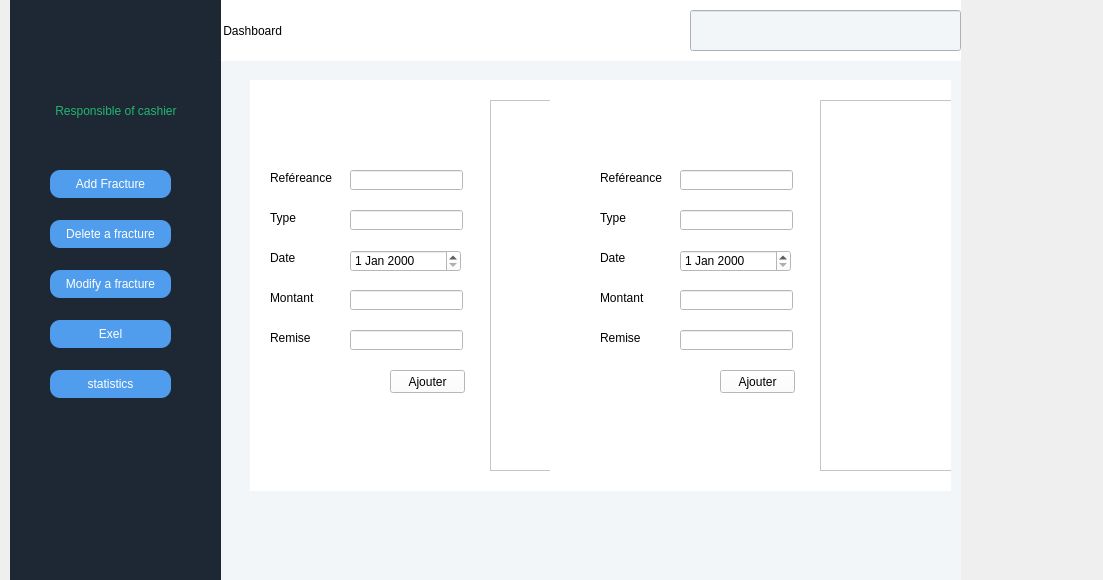
<?xml version="1.0" encoding="UTF-8"?>
<ui version="4.0">
 <class>First</class>
 <widget class="QDialog" name="First">
  <property name="geometry">
   <rect>
    <x>0</x>
    <y>0</y>
    <width>1103</width>
    <height>580</height>
   </rect>
  </property>
  <property name="windowTitle">
   <string>Dialog</string>
  </property>
  <property name="styleSheet">
   <string notr="true"/>
  </property>
  <widget class="QStackedWidget" name="stackedWidget">
   <property name="geometry">
    <rect>
     <x>10</x>
     <y>-10</y>
     <width>951</width>
     <height>591</height>
    </rect>
   </property>
   <property name="styleSheet">
    <string notr="true">background-color:  rgb(243, 246, 249) ;</string>
   </property>
   <widget class="QWidget" name="page">
    <widget class="QPushButton" name="pushButton_11">
     <property name="geometry">
      <rect>
       <x>40</x>
       <y>410</y>
       <width>121</width>
       <height>28</height>
      </rect>
     </property>
     <property name="styleSheet">
      <string notr="true">color: rgb(255, 255, 255);
background-color:  QLinearGradient(x1: 0, y1: 0, x2: 0, y2: 1, stop: 0#4f9dec, stop: 1 #4f9dec);
 border-radius: 10;</string>
     </property>
     <property name="text">
      <string>Mailling</string>
     </property>
    </widget>
    <widget class="QLabel" name="label">
     <property name="geometry">
      <rect>
       <x>-30</x>
       <y>0</y>
       <width>241</width>
       <height>601</height>
      </rect>
     </property>
     <property name="styleSheet">
      <string notr="true">background-color: rgb(30, 40, 53) ;
</string>
     </property>
     <property name="text">
      <string/>
     </property>
    </widget>
    <widget class="QPushButton" name="pushButton_6">
     <property name="geometry">
      <rect>
       <x>40</x>
       <y>330</y>
       <width>121</width>
       <height>28</height>
      </rect>
     </property>
     <property name="styleSheet">
      <string notr="true">color: rgb(255, 255, 255);
background-color:  QLinearGradient(x1: 0, y1: 0, x2: 0, y2: 1, stop: 0#4f9dec, stop: 1 #4f9dec);
 border-radius: 10;</string>
     </property>
     <property name="text">
      <string>Exel</string>
     </property>
    </widget>
    <widget class="QPushButton" name="pushButton_3">
     <property name="geometry">
      <rect>
       <x>40</x>
       <y>230</y>
       <width>121</width>
       <height>28</height>
      </rect>
     </property>
     <property name="styleSheet">
      <string notr="true">color: rgb(255, 255, 255);
background-color:  QLinearGradient(x1: 0, y1: 0, x2: 0, y2: 1, stop: 0#4f9dec, stop: 1 #4f9dec);
 border-radius: 10;</string>
     </property>
     <property name="text">
      <string>Delete a fracture</string>
     </property>
    </widget>
    <widget class="QPushButton" name="pushButton_12">
     <property name="geometry">
      <rect>
       <x>40</x>
       <y>380</y>
       <width>121</width>
       <height>28</height>
      </rect>
     </property>
     <property name="styleSheet">
      <string notr="true">color: rgb(255, 255, 255);
background-color:  QLinearGradient(x1: 0, y1: 0, x2: 0, y2: 1, stop: 0#4f9dec, stop: 1 #4f9dec);
 border-radius: 10;</string>
     </property>
     <property name="text">
      <string>statistics</string>
     </property>
    </widget>
    <widget class="QPushButton" name="pushButton_2">
     <property name="geometry">
      <rect>
       <x>40</x>
       <y>180</y>
       <width>121</width>
       <height>28</height>
      </rect>
     </property>
     <property name="styleSheet">
      <string notr="true">color: rgb(255, 255, 255);
background-color:  QLinearGradient(x1: 0, y1: 0, x2: 0, y2: 1, stop: 0#4f9dec, stop: 1 #4f9dec);
 border-radius: 10;</string>
     </property>
     <property name="text">
      <string>Add Fracture</string>
     </property>
    </widget>
    <widget class="QPushButton" name="pushButton_4">
     <property name="geometry">
      <rect>
       <x>40</x>
       <y>280</y>
       <width>121</width>
       <height>28</height>
      </rect>
     </property>
     <property name="styleSheet">
      <string notr="true">color: rgb(255, 255, 255);
background-color:  QLinearGradient(x1: 0, y1: 0, x2: 0, y2: 1, stop: 0#4f9dec, stop: 1 #4f9dec);
 border-radius: 10;</string>
     </property>
     <property name="text">
      <string>Modify a fracture</string>
     </property>
    </widget>
    <widget class="QLineEdit" name="lineEdit_2">
     <property name="geometry">
      <rect>
       <x>20</x>
       <y>110</y>
       <width>171</width>
       <height>21</height>
      </rect>
     </property>
     <property name="styleSheet">
      <string notr="true">color: rgb(34, 182, 110);
background-color:  QLinearGradient(x1: 0, y1: 0, x2: 0, y2: 1, stop: 0#1e2835, stop: 1 #1e2835);
font: 75 8pt &quot;MS Shell Dlg 2&quot;;
 border-radius: 10;</string>
     </property>
     <property name="text">
      <string>       Responsible of cashier</string>
     </property>
    </widget>
    <widget class="QFrame" name="frame">
     <property name="geometry">
      <rect>
       <x>240</x>
       <y>90</y>
       <width>701</width>
       <height>411</height>
      </rect>
     </property>
     <property name="styleSheet">
      <string notr="true">background-color: rgb(255, 255, 255);</string>
     </property>
     <property name="frameShape">
      <enum>QFrame::StyledPanel</enum>
     </property>
     <property name="frameShadow">
      <enum>QFrame::Raised</enum>
     </property>
     <widget class="QStackedWidget" name="stackedWidget_2">
      <property name="geometry">
       <rect>
        <x>-30</x>
        <y>0</y>
        <width>731</width>
        <height>421</height>
       </rect>
      </property>
      <widget class="QWidget" name="page_3">
       <widget class="QLabel" name="label_12">
        <property name="geometry">
         <rect>
          <x>50</x>
          <y>90</y>
          <width>71</width>
          <height>16</height>
         </rect>
        </property>
        <property name="text">
         <string>Reféreance</string>
        </property>
       </widget>
       <widget class="QLabel" name="label_13">
        <property name="geometry">
         <rect>
          <x>50</x>
          <y>210</y>
          <width>61</width>
          <height>16</height>
         </rect>
        </property>
        <property name="text">
         <string>Montant</string>
        </property>
       </widget>
       <widget class="QLineEdit" name="line_ref_2">
        <property name="geometry">
         <rect>
          <x>130</x>
          <y>90</y>
          <width>113</width>
          <height>20</height>
         </rect>
        </property>
       </widget>
       <widget class="QLineEdit" name="line_rem_2">
        <property name="geometry">
         <rect>
          <x>130</x>
          <y>250</y>
          <width>113</width>
          <height>20</height>
         </rect>
        </property>
        <property name="text">
         <string/>
        </property>
       </widget>
       <widget class="QLabel" name="label_14">
        <property name="geometry">
         <rect>
          <x>50</x>
          <y>250</y>
          <width>61</width>
          <height>16</height>
         </rect>
        </property>
        <property name="text">
         <string>Remise</string>
        </property>
       </widget>
       <widget class="QDateEdit" name="line_date2_2">
        <property name="geometry">
         <rect>
          <x>130</x>
          <y>170</y>
          <width>111</width>
          <height>22</height>
         </rect>
        </property>
       </widget>
       <widget class="QPushButton" name="ajout_button_2">
        <property name="geometry">
         <rect>
          <x>170</x>
          <y>290</y>
          <width>75</width>
          <height>23</height>
         </rect>
        </property>
        <property name="text">
         <string>Ajouter</string>
        </property>
       </widget>
       <widget class="QTableView" name="tableView222_4">
        <property name="geometry">
         <rect>
          <x>270</x>
          <y>20</y>
          <width>481</width>
          <height>371</height>
         </rect>
        </property>
       </widget>
       <widget class="QLabel" name="label_15">
        <property name="geometry">
         <rect>
          <x>50</x>
          <y>130</y>
          <width>61</width>
          <height>16</height>
         </rect>
        </property>
        <property name="text">
         <string>Type</string>
        </property>
       </widget>
       <widget class="QLineEdit" name="line_id_2">
        <property name="geometry">
         <rect>
          <x>130</x>
          <y>130</y>
          <width>113</width>
          <height>20</height>
         </rect>
        </property>
       </widget>
       <widget class="QLineEdit" name="line_mont_2">
        <property name="geometry">
         <rect>
          <x>130</x>
          <y>210</y>
          <width>113</width>
          <height>20</height>
         </rect>
        </property>
       </widget>
       <widget class="QLabel" name="label_16">
        <property name="geometry">
         <rect>
          <x>50</x>
          <y>170</y>
          <width>61</width>
          <height>16</height>
         </rect>
        </property>
        <property name="text">
         <string>Date</string>
        </property>
       </widget>
       <widget class="QStackedWidget" name="stackedWidget_3">
        <property name="geometry">
         <rect>
          <x>330</x>
          <y>0</y>
          <width>731</width>
          <height>421</height>
         </rect>
        </property>
        <widget class="QWidget" name="page_5">
         <widget class="QLabel" name="label_17">
          <property name="geometry">
           <rect>
            <x>50</x>
            <y>90</y>
            <width>71</width>
            <height>16</height>
           </rect>
          </property>
          <property name="text">
           <string>Reféreance</string>
          </property>
         </widget>
         <widget class="QLabel" name="label_18">
          <property name="geometry">
           <rect>
            <x>50</x>
            <y>210</y>
            <width>61</width>
            <height>16</height>
           </rect>
          </property>
          <property name="text">
           <string>Montant</string>
          </property>
         </widget>
         <widget class="QLineEdit" name="line_ref_3">
          <property name="geometry">
           <rect>
            <x>130</x>
            <y>90</y>
            <width>113</width>
            <height>20</height>
           </rect>
          </property>
         </widget>
         <widget class="QLineEdit" name="line_rem_3">
          <property name="geometry">
           <rect>
            <x>130</x>
            <y>250</y>
            <width>113</width>
            <height>20</height>
           </rect>
          </property>
          <property name="text">
           <string/>
          </property>
         </widget>
         <widget class="QLabel" name="label_19">
          <property name="geometry">
           <rect>
            <x>50</x>
            <y>250</y>
            <width>61</width>
            <height>16</height>
           </rect>
          </property>
          <property name="text">
           <string>Remise</string>
          </property>
         </widget>
         <widget class="QDateEdit" name="line_date2_3">
          <property name="geometry">
           <rect>
            <x>130</x>
            <y>170</y>
            <width>111</width>
            <height>22</height>
           </rect>
          </property>
         </widget>
         <widget class="QPushButton" name="ajout_button_3">
          <property name="geometry">
           <rect>
            <x>170</x>
            <y>290</y>
            <width>75</width>
            <height>23</height>
           </rect>
          </property>
          <property name="text">
           <string>Ajouter</string>
          </property>
         </widget>
         <widget class="QTableView" name="tableView222_5">
          <property name="geometry">
           <rect>
            <x>270</x>
            <y>20</y>
            <width>481</width>
            <height>371</height>
           </rect>
          </property>
         </widget>
         <widget class="QLabel" name="label_20">
          <property name="geometry">
           <rect>
            <x>50</x>
            <y>130</y>
            <width>61</width>
            <height>16</height>
           </rect>
          </property>
          <property name="text">
           <string>Type</string>
          </property>
         </widget>
         <widget class="QLineEdit" name="line_id_3">
          <property name="geometry">
           <rect>
            <x>130</x>
            <y>130</y>
            <width>113</width>
            <height>20</height>
           </rect>
          </property>
         </widget>
         <widget class="QLineEdit" name="line_mont_3">
          <property name="geometry">
           <rect>
            <x>130</x>
            <y>210</y>
            <width>113</width>
            <height>20</height>
           </rect>
          </property>
         </widget>
         <widget class="QLabel" name="label_21">
          <property name="geometry">
           <rect>
            <x>50</x>
            <y>170</y>
            <width>61</width>
            <height>16</height>
           </rect>
          </property>
          <property name="text">
           <string>Date</string>
          </property>
         </widget>
        </widget>
        <widget class="QWidget" name="page_6"/>
       </widget>
      </widget>
      <widget class="QWidget" name="page_4"/>
     </widget>
    </widget>
    <widget class="QLineEdit" name="lineEdit">
     <property name="geometry">
      <rect>
       <x>680</x>
       <y>20</y>
       <width>271</width>
       <height>41</height>
      </rect>
     </property>
     <property name="toolTip">
      <string/>
     </property>
     <property name="statusTip">
      <string/>
     </property>
     <property name="inputMask">
      <string/>
     </property>
     <property name="text">
      <string/>
     </property>
    </widget>
    <widget class="QLabel" name="label_2">
     <property name="geometry">
      <rect>
       <x>180</x>
       <y>40</y>
       <width>941</width>
       <height>591</height>
      </rect>
     </property>
     <property name="styleSheet">
      <string notr="true">background-color:  rgb(243, 246, 249) ;</string>
     </property>
     <property name="text">
      <string/>
     </property>
    </widget>
    <widget class="QLabel" name="label_3">
     <property name="geometry">
      <rect>
       <x>210</x>
       <y>10</y>
       <width>831</width>
       <height>61</height>
      </rect>
     </property>
     <property name="styleSheet">
      <string notr="true">background-color: rgb(255, 255, 255) ;
font: 75 18pt &quot;MS Shell Dlg 2&quot;;</string>
     </property>
     <property name="text">
      <string> Dashboard</string>
     </property>
    </widget>
    <widget class="QLabel" name="label_4">
     <property name="geometry">
      <rect>
       <x>630</x>
       <y>10</y>
       <width>41</width>
       <height>61</height>
      </rect>
     </property>
     <property name="styleSheet">
      <string notr="true">background-color: rgb(255, 255, 255) ;</string>
     </property>
     <property name="text">
      <string/>
     </property>
     <property name="pixmap">
      <pixmap>111.png</pixmap>
     </property>
    </widget>
    <widget class="QLabel" name="label_5">
     <property name="geometry">
      <rect>
       <x>60</x>
       <y>30</y>
       <width>81</width>
       <height>81</height>
      </rect>
     </property>
     <property name="styleSheet">
      <string notr="true">background-color: rgb(30, 40, 53) ;</string>
     </property>
     <property name="text">
      <string/>
     </property>
     <property name="pixmap">
      <pixmap>3.png</pixmap>
     </property>
    </widget>
    <zorder>label_2</zorder>
    <zorder>label_3</zorder>
    <zorder>frame</zorder>
    <zorder>pushButton_11</zorder>
    <zorder>label</zorder>
    <zorder>pushButton_6</zorder>
    <zorder>pushButton_3</zorder>
    <zorder>pushButton_12</zorder>
    <zorder>pushButton_2</zorder>
    <zorder>pushButton_4</zorder>
    <zorder>lineEdit_2</zorder>
    <zorder>lineEdit</zorder>
    <zorder>label_4</zorder>
    <zorder>label_5</zorder>
   </widget>
   <widget class="QWidget" name="page_2"/>
  </widget>
 </widget>
 <resources/>
 <connections/>
</ui>
